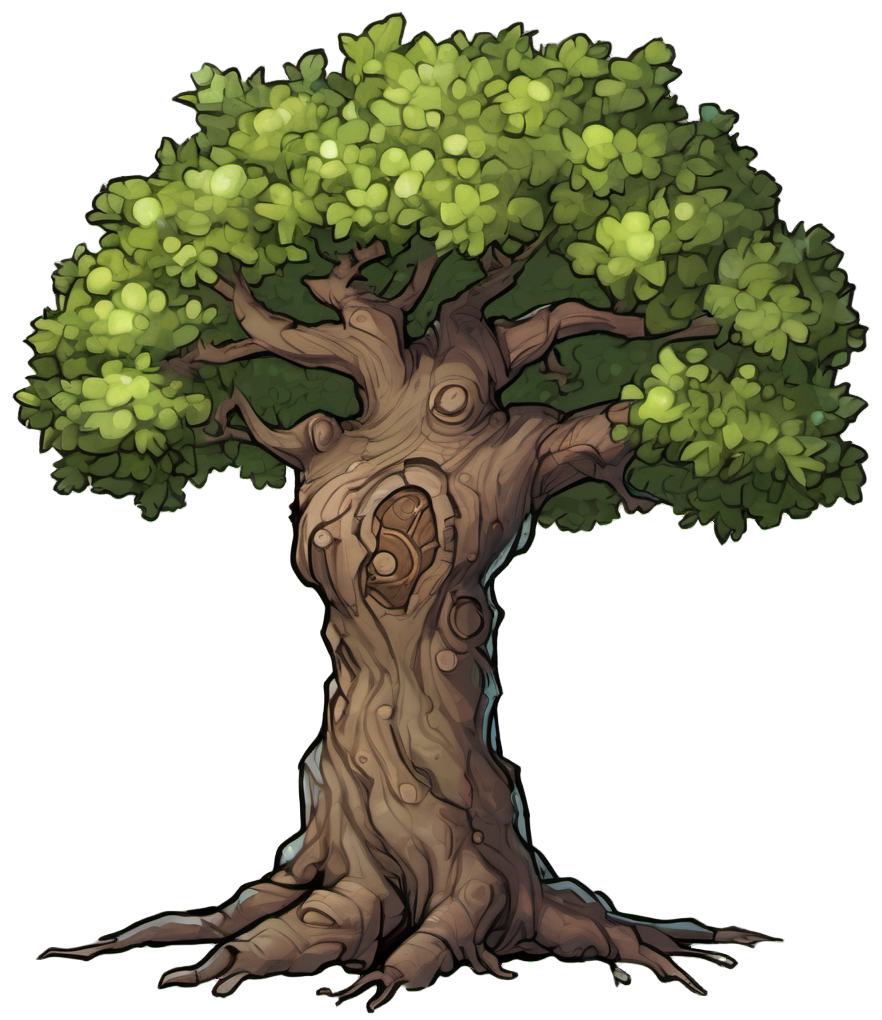
#> input picture art-tests/rung-xanh-map-sample/props_clean/cay_soi.png, 882 x 1020 px; its folder holds 4 pictures in this run
$ python scene.py
#> lines starting #> are read from the running program, lines starting #| are printed output that depends on the picture
"""Render an isolated prop contract scene and record deterministic test results."""
from pathlib import Path
from math import ceil, hypot
import json
import subprocess

from PIL import Image, ImageDraw, ImageFont, ImageStat

HERE = Path(__file__).resolve().parent
REPO = HERE.parents[2]
SAMPLE = REPO / 'art-tests/rung-xanh-map-sample'
PROPS = SAMPLE / 'props_clean'
ART = REPO / 'art-tests'
FOOT = 14
FONT = ImageFont.truetype('DejaVuSans.ttf', 16) if (Path('/usr/share/fonts/truetype/dejavu/DejaVuSans.ttf').exists()) else ImageFont.truetype('C:/Windows/Fonts/segoeui.ttf', 16)
TITLE = ImageFont.truetype(FONT.path, 24)
MASKS = {'oak': (84, 26), 'stone': (150, 42), 'pillar': (76, 28), 'bush': (84, 24)}
LOCATIONS = {'oak': (148, 275), 'pillar': (400, 275), 'portal': (645, 272),
             'stone': (148, 466), 'bush': (400, 466), 'flowers': (630, 459)}
feet = [(567, 272, 28, 22), (723, 272, 28, 22)]
trigger = (645, 312, 150, 48)


def sized(image, height):
    return image.resize((round(image.width * height / image.height), height), Image.Resampling.LANCZOS)


def asset(name):
#> called with name = 'cay_soi'
    with Image.open(PROPS / (name + '.png')) as source:
#> source is the input picture: PIL image 882x1020 RGBA; mean R, G, B, A 47.2, 46.8, 27.3, 129.9
        return source.convert('RGBA')


sprites = {key: sized(asset(name), height) for key, name, height in (
    ('oak', 'cay_soi', 275), ('pillar', 'cot_da_co', 215), ('stone', 'tang_da_reu', 115),
    ('bush', 'bui_cay', 95), ('flowers', 'khom_hoa', 60))}
#> in sized, `return image.resize((round(image.width * height / image.height), heigh..`:
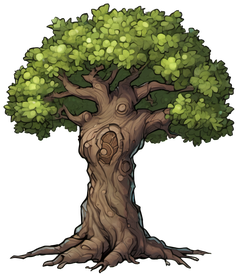
#> returned value: PIL image 238x275 RGBA; mean R, G, B, A 47.9, 47.7, 27.8, 129.9; transparent parts drawn white
#> call 2 of asset, with name = 'cot_da_co'
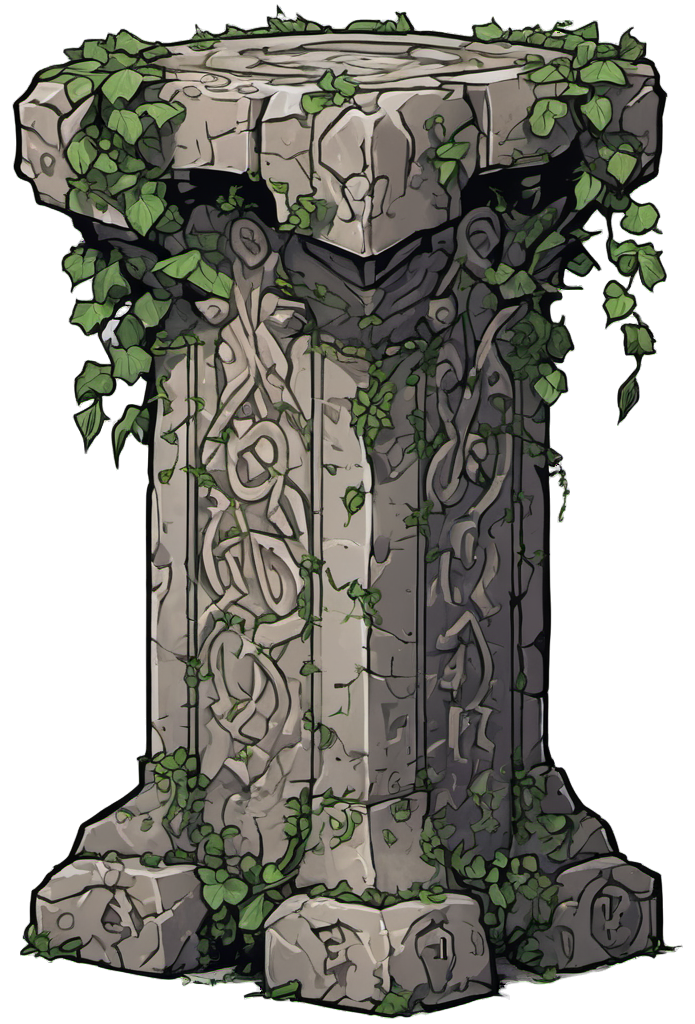
#> input picture art-tests/rung-xanh-map-sample/props_clean/cot_da_co.png, 695 x 1024 px
#> in asset, source is the input picture: PIL image 695x1024 RGBA; mean R, G, B, A 64.9, 64.4, 56.9, 174.7
#> call 2 of sized, with height = 215
#> in sized (call 2), `return image.resize((round(image.width * height / image.height), heigh..`:
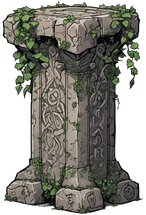
#> returned value: PIL image 146x215 RGBA; mean R, G, B, A 65.8, 65.5, 57.6, 174.7; transparent parts drawn white
#> (the run stopped early here; a loop or call above may not have finished)
